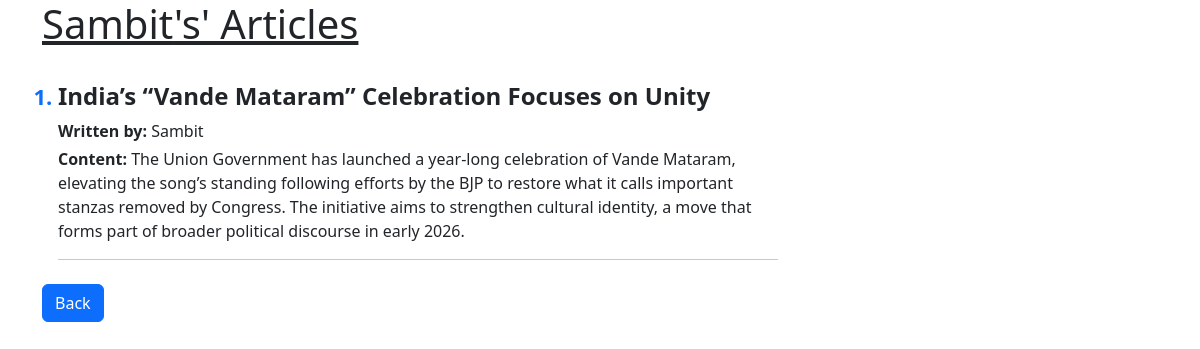
The page /article_by/Sambit on the database its author committed.
### main.py (models this page shows)
class Article(db.Model):
    __tablename__ = "articles"
    article_id = db.Column(db.Integer, autoincrement=True, primary_key=True)
    title = db.Column(db.String)
    content = db.Column(db.String)
    authors = db.relationship("Author", secondary="article_authors")

class Author(db.Model):
    __tablename__ = "authors"
    author_id = db.Column(db.Integer, autoincrement=True, primary_key=True)
    name = db.Column(db.String, unique=True)
    email = db.Column(db.String, unique=True)

### main.py (the view)
@app.route("/article_by/<user_name>")
def article_by(user_name):
    articles = Article.query.filter(Article.authors.any(name = user_name))
    return render_template("article_by.html", articles = articles, author = user_name)

### templates/article_by.html (shortened to what this page needs)
<!doctype html>
<html lang="en">
    <head>
        <link href="https://cdn.jsdelivr.net/npm/bootstrap@5.3.8/dist/css/bootstrap.min.css" rel="stylesheet">
    </head>
    <body>
        <div class="container">
            <div class="" >
                <h1 class="header-4" style="text-decoration: underline;"> {{author}}'s' Articles   </h1><br>
            </div>
            <div class="row">
                <div class="col-md-8">
                <ol class="ps-3">
                    {% for i in articles %}
                        <li class="mb-4">
                            <h4 class="fw-bold">{{ i.title }}</h4>
                            <p class="mb-1">
                                <strong>Written by:</strong>
                                {% for author in i.authors %}
                                    {{ author.name }}{% if not loop.last %}, {% endif %}
                                {% endfor %}
                            </p>
                            <p>
                                <strong>Content:</strong> {{ i.content }}
                            </p>
                            <hr>
                        </li>
                    {% endfor %}
                </ol>
                <a href="/" class="btn btn-primary">Back</a>
                </div>
            </div>
        </div>
    </body>
</html>

### templates/article_by.html (style rules this page uses)
ol li::marker { font-weight: bold; font-size: 22px; color: #0d6efd; }

### rows shown on the page
Article: title "India’s “Vande Mataram” Celebration Focuses on Unity", content "The Union Government has launched a year-long celebration of Vande Mataram, elevating the song’s standing following efforts by the BJP to restore what it calls important stanzas removed by Congress. The initiative aims to strengthen cultural identity, a move that forms part of broader political discourse in early 2026."
Author: name "Sambit"
